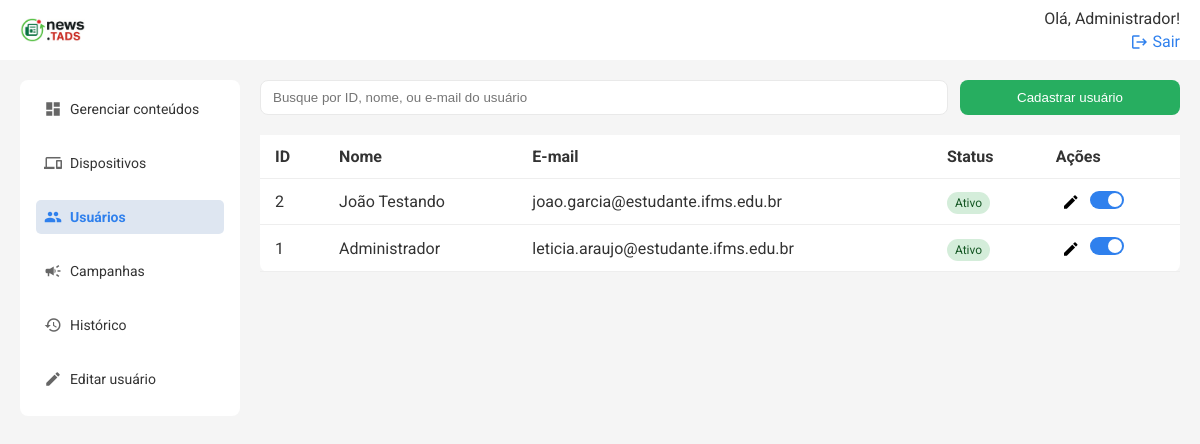
Screenshot of /api/users/list (signed in) with the database file from the repository.
### models.py (models this page shows)
class User(db.Model):
    id = db.Column(db.Integer, primary_key=True)
    name = db.Column(db.String(50), nullable=False)
    email = db.Column(db.String(120), nullable=False, unique=True)
    status = db.Column(db.String(10), nullable=False, default='Ativo')
    senha = db.Column(db.String(100), nullable=False)
    logs = db.relationship('Log', backref=db.backref('user'))
    is_admin = db.Column(db.Boolean, default=False)
    reset_token = db.Column(db.String(100), nullable=True)
    reset_token_expira_em = db.Column(db.DateTime, nullable=True)
    @property
    def is_active(self):
        return self.status == 'Ativo'

### routes/users.py (the view)
@users_bp.route('/list', methods=['GET'])
@login_required
@admin_required
def listar_usuarios():
    users = User.query.order_by(User.id.desc()).all()
    return render_template('usuarios.html', users=users, current_user_id=session.get('user_id'))

### templates/usuarios.html (shortened to what this page needs)
{% extends 'base.html' %} {% block title %}Usuários{% endblock %} {% block
content %}
<div class="search-cta">
    <input
        type="text"
        placeholder="Busque por ID, nome, ou e-mail do usuário"
        class="search"
        id="buscaUsuarios"
    />
    <button class="btn" onclick="openModal()">Cadastrar usuário</button>
</div>
<div class="table-wrapper">
    <table class="table">
        <thead>
            <tr>
                <th>ID</th>
                <th>Nome</th>
                <th>E-mail</th>
                <th>Status</th>
                <th>Ações</th>
            </tr>
        </thead>
        <tbody id="userTableBody">
            {% for user in users %}
            <tr>
                <td>{{ user.id }}</td>
                <td>{{ user.name }}</td>
                <td>{{ user.email }}</td>
                <td>
                    <span
                        class="status {{ 'ativo' if user.is_active else 'inativo' }}"
                    >
                        {{ 'Ativo' if user.is_active else 'Inativo' }}
                    </span>
                </td>
                <td>
                    <button
                        class="edit"
                        title="Editar usuário"
                        onclick="editUser('{{ user.id }}')"
                    >
                        <span class="material-icons">edit</span>
                    </button>
                    <label class="switch" title="Ativar/Inativar usuário">
                        <span class="slider"></span>
                    </label>
                </td>
            </tr>
            {% endfor %}
        </tbody>
    </table>
</div>
{% endblock %}

### templates/topo.html (shortened to what this page needs)
<header class="topbar">
    <a href="{{ url_for('conteudos.listar_conteudos') }}" class="logo-topo">
        <img
            src="{{ url_for('static', filename='images/if_news.png') }}"
            alt="IFMS Logo"
            style="height: 24px; vertical-align: middle; margin-right: 8px"
        />
    </a>
    <div class="profile">
        {% if session['user_name'] %}
        <span>Olá, {{ session['user_name'] }}!</span>
        <a href="{{ url_for('auth.logout') }}">
            <span class="material-icons">logout</span>
            Sair
        </a>
        {% else %}
        <a href="{{ url_for('auth.login_usuario') }}">Entrar</a>
        {% endif %}
    </div>
</header>

### static/css/styles.css (style rules this page uses)
* { box-sizing: border-box; }
body { margin: 0; font-family: 'Roboto', sans-serif; color: #333; background-color: #f5f5f5; }
.table-wrapper { flex: 1; overflow-y: auto; }
.table thead th { position: sticky; top: 0; background: white; z-index: 1; }
.topbar { width: 100%; background: #ffffff; padding-inline: 20px; box-sizing: border-box; display: flex; justify-content: space-between; align-items: center; position: fixed; top: 0; left: 0; height: 60px; z-index: 100; }
.topbar .profile a { text-align: right; font-size: 16px; color: #2f80ed; text-decoration: none; display: flex; align-items: center; gap: 4px; }
.topbar .profile a .material-icons { font-size: 16px; }
.profile { display: flex; flex-direction: column; align-items: flex-end; gap: 4px; }
.search-cta { display: flex; gap: 12px; margin-bottom: 20px; }
.search { padding: 8px 12px; width: 100%; border: 1px solid #e9e9e9; border-radius: 8px; outline: none; }
.btn { background: #27ae60; color: white; border: none; padding: 10px 15px; border-radius: 8px; min-width: 220px; }
button { cursor: pointer; }
.table { width: 100%; border-collapse: collapse; background: white; border-radius: 8px; }
.table th, .table td { padding: 12px 15px; border-bottom: 1px solid #eee; vertical-align: middle; }
.table th { text-align: left; }
.status { padding: 4px 8px; border-radius: 12px; font-size: 12px; }
.status.ativo { background: #d4edda; color: #155724; }
.edit { background: none; border: none; cursor: pointer; }
.material-icons { font-size: 18px !important; vertical-align: middle; }
.switch { position: relative; display: inline-block; width: 34px; height: 18px; }
.slider { position: absolute; cursor: pointer; top: 0; left: 0; right: 0; bottom: 0; background-color: #ccc; transition: 0.4s; border-radius: 18px; }
.slider:before { position: absolute; content: ''; height: 14px; width: 14px; left: 2px; bottom: 2px; background-color: white; transition: 0.4s; border-radius: 50%; }
input:checked + .slider { background-color: #2f80ed; }
input:checked + .slider:before { transform: translateX(16px); }

### rows the page displays
User: user_name "Administrador", id "1", name "Administrador", email "leticia.araujo@estudante.ifms.edu.br", status "Ativo"
User: id "2", name "João Testando", email "joao.garcia@estudante.ifms.edu.br", status "Ativo"
